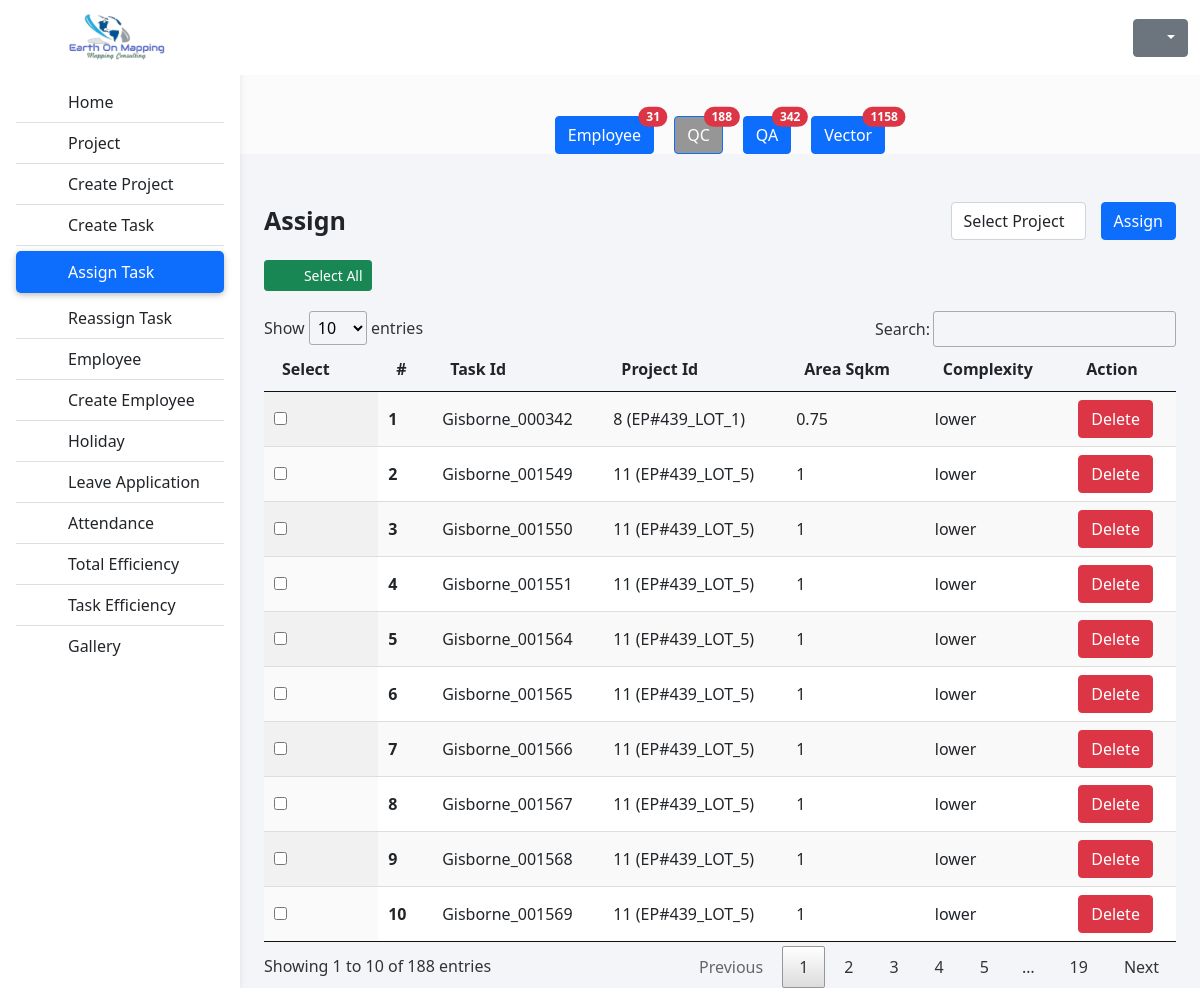
Screenshot of /assign-qc-task.php (signed in) with the database file from the repository.
### tables this page shows
CREATE TABLE `tasks` (
  `id` int(11) NOT NULL,
  `task_id` varchar(255) NOT NULL,
  `project_id` int(11) NOT NULL,
  `summary` varchar(255) DEFAULT NULL,
  `area_sqkm` float NOT NULL,
  `complexity` enum('higher','medium','lower') NOT NULL DEFAULT 'lower',
  `attachment` varchar(255) DEFAULT NULL,
  `start_date` date DEFAULT NULL,
  `end_date` date DEFAULT NULL,
  `estimated_hour` float NOT NULL,
  `status` enum('pending','ready','in_progress','ready_for_qc','assign_qc','qc_in_progress','ready_for_qa','assign_qa','qa_in_progress','ready_for_vector','assign_vector','vector_in_progress','complete') NOT NULL DEFAULT 'pending',
  `is_reassigned` tinyint(1) NOT NULL DEFAULT 0,
  `is_qc_failed` tinyint(1) NOT NULL DEFAULT 0,
  `is_qa_failed` tinyint(1) NOT NULL DEFAULT 0,
  `create_at` timestamp NOT NULL DEFAULT current_timestamp(),
  `update_at` timestamp NOT NULL DEFAULT current_timestamp()
);

CREATE TABLE `projects` (
  `project_id` int(11) NOT NULL,
  `project_name` varchar(250) NOT NULL,
  `summary` varchar(250) NOT NULL,
  `description` text NOT NULL,
  `original_estimation` varchar(255) DEFAULT NULL,
  `complexity` enum('higher','medium','lower') NOT NULL,
  `vector` tinyint(1) NOT NULL,
  `attachment` varchar(255) DEFAULT NULL,
  `start_date` date NOT NULL,
  `end_date` date NOT NULL,
  `estimated_hour` int(11) NOT NULL,
  `created_at` timestamp NOT NULL DEFAULT current_timestamp(),
  `update_at` timestamp NOT NULL DEFAULT current_timestamp()
);

### assign-qc-task.php (the view, shortened to what this page needs)
<?php
include 'settings/config/config.php';
$sql = $conn->prepare("SELECT * FROM `tasks` Where `status` = 'ready_for_qc'");
$sql->execute();
$tasks = $sql->fetchAll(PDO::FETCH_ASSOC);
$countQC = count($tasks);
$qcCount = $conn->prepare("SELECT * FROM `tasks` Where `status` = 'pending'");
$qcCount->execute();
$qcCount = $qcCount->fetchAll(PDO::FETCH_ASSOC);
$countEmployee = count($qcCount);
$qaCount = $conn->prepare("SELECT * FROM `tasks` Where `status` = 'ready_for_qa'");
$qaCount->execute();
$qaCount = $qaCount->fetchAll(PDO::FETCH_ASSOC);
$countQa = count($qaCount);
$vectorCount = $conn->prepare("SELECT * FROM `tasks` Where `status` = 'ready_for_vector'");
$vectorCount->execute();
$vectorCount = $vectorCount->fetchAll(PDO::FETCH_ASSOC);
$countVector = count($vectorCount);
?>
<?php
include 'settings/header.php'
  ?>
<main style="margin-top: 100px;">
  <div class="btn-group   justify-content-center d-flex  mt-3 " role="group">
    <a href="assign-employee-task.php" style="display: flex;align-items: center;margin: 0 10px">
      <button type="button" class="btn btn-primary position-relative">
        Employee
        <span class="position-absolute top-0 start-100 translate-middle badge rounded-pill bg-danger">
          <?php echo $countEmployee ?>
        </span>
      </button>
    </a>
    <a href="#" style="display: flex;align-items: center;margin: 0 10px"><button type="button"
        class="btn btn-primary position-relative btn_active">
        QC
        <span class="position-absolute top-0 start-100 translate-middle badge rounded-pill bg-danger">
          <?php echo $countQC ?>
        </span>
      </button></a>
    <a href="assign-qa-task.php" style="display: flex;align-items: center;margin: 0 10px">
      <button type="button" class="btn btn-primary position-relative">
        QA
        <span class="position-absolute top-0 start-100 translate-middle badge rounded-pill bg-danger">
          <?php echo $countQa ?>
        </span>
      </button>
    </a>
    <a href="vector-task.php" style="display: flex;align-items: center;margin: 0 10px">
      <button type="button" class="btn btn-primary position-relative">
        Vector
        <span class="position-absolute top-0 start-100 translate-middle badge rounded-pill bg-danger">
          <?php echo $countVector ?>
        </span>
      </button>
    </a>
  </div>
  <div class="container pt-5">
    <div class="container">
      <div class="d-flex justify-content-between" style="font-size: 25px;">
        <p class="fw-bold">Assign</p>
        <div style="display: flex;">
          <select name="project" id="projectSelect" class="form-control" style="margin :0 15px;">
            <option value="">Select Project</option>
          </select>
          <a class="btn btn-primary" onclick="getAddAssign()">Assign</a>
        </div>
      </div>
      <p class="btn btn-success btn-sm" style="margin: 20px 0;" onclick="checkBoxChanged()"><i class="fa-solid fa-check-double" style="margin: 0 10px;"></i>Select All</p>
      <table id="dataTable" class="display">
        <thead>
          <tr>
            <th onclick="copyButton()" scope="col">Select <i class="far fa-copy mr-2"></i></th>
            <th scope="col">#</th>
            <th scope="col">Task Id</th>
            <th scope="col">Project Id</th>
            <th scope="col">Area Sqkm</th>
            <th scope="col">Complexity</th>
            <th scope="col">Action</th>
          </tr>
        </thead>
        <tbody>
          <?php
          $i = 1;
          foreach ($tasks as $task) {
            $project = $conn->prepare('SELECT * FROM `projects` WHERE `project_id` = ?');
            $project->execute([$task['project_id']]);
            $project = $project->fetch(PDO::FETCH_ASSOC);
            echo '
                  <tr id="row_' . $task['task_id'] . '">
                    <th ><input type="checkbox" class="select_box" data-task="' . $task['task_id'] . '"  data-project="' . $task['project_id'] . '"  id="' . $task['task_id'] . '"></th>
                    <th scope="row">' . $i . '</th>
                    <td><label for="' . $task['task_id'] . '">' . $task['task_id'] . '</label></td>
                    <td>' . $task['project_id'] . ' (' . $project['project_name'] . ')</</td>
                    <td>' . $task['area_sqkm'] . '</td>
                    <td>' . $task['complexity'] . '</td>
                    <td><a class="btn btn-danger" onclick="deleteUser(\'' . $task['task_id'] . '\')">Delete</a></td>
                  </tr>
                ';
            $i++;
          }
          ?>
        </tbody>
      </table>
    </div>
</main>
</body>
</html>

### css/test.css (style rules this page uses)
* { margin: 0px; padding: 0px; }
body { background-color: #fbfbfb; }
@media (min-width: 991.98px) { main { padding-left: 240px; } }
p { padding-bottom: 0px; margin-bottom: 0px; }
.container { background-color: #f4f5f9; }
main { height: -webkit-fill-available; display: grid; align-items: center; }
a { text-decoration: none; }
.btn_active { background-color: #969696; }

### rows the page displays
tasks: task "Gisborne_000342", project "8", project.project_name "EP#439_LOT_1", area_sqkm "0.75", complexity "lower"
tasks: task "Gisborne_001549", project "11", project.project_name "EP#439_LOT_5", area_sqkm "1", complexity "lower"
tasks: task "Gisborne_001550", project "11", project.project_name "EP#439_LOT_5", area_sqkm "1", complexity "lower"
tasks: task "Gisborne_001551", project "11", project.project_name "EP#439_LOT_5", area_sqkm "1", complexity "lower"
tasks: task "Gisborne_001564", project "11", project.project_name "EP#439_LOT_5", area_sqkm "1", complexity "lower"
tasks: task "Gisborne_001565", project "11", project.project_name "EP#439_LOT_5", area_sqkm "1", complexity "lower"
tasks: task "Gisborne_001566", project "11", project.project_name "EP#439_LOT_5", area_sqkm "1", complexity "lower"
tasks: task "Gisborne_001567", project "11", project.project_name "EP#439_LOT_5", area_sqkm "1", complexity "lower"
tasks: task "Gisborne_001568", project "11", project.project_name "EP#439_LOT_5", area_sqkm "1", complexity "lower"
tasks: task "Gisborne_001569", project "11", project.project_name "EP#439_LOT_5", area_sqkm "1", complexity "lower"

### other values shown
$countEmployee "31"
$countQC "188"
$countQa "342"
$countVector "1158"
